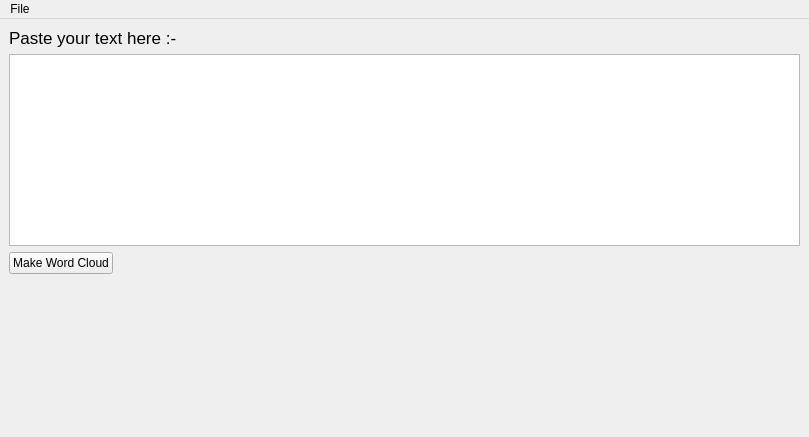
<?xml version="1.0" encoding="UTF-8"?>
<ui version="4.0">
 <class>MainWindow</class>
 <widget class="QMainWindow" name="MainWindow">
  <property name="geometry">
   <rect>
    <x>0</x>
    <y>0</y>
    <width>809</width>
    <height>437</height>
   </rect>
  </property>
  <property name="windowTitle">
   <string>WordCloudGenerator</string>
  </property>
  <property name="windowIcon">
   <iconset resource="Icons.qrc">
    <normaloff>:/wordcloud/wc.png</normaloff>:/wordcloud/wc.png</iconset>
  </property>
  <widget class="QWidget" name="centralwidget">
   <layout class="QGridLayout" name="gridLayout">
    <item row="1" column="0">
     <widget class="MplWidget" name="mpl" native="true">
      <property name="sizePolicy">
       <sizepolicy hsizetype="Expanding" vsizetype="Expanding">
        <horstretch>0</horstretch>
        <verstretch>0</verstretch>
       </sizepolicy>
      </property>
     </widget>
    </item>
    <item row="0" column="0">
     <layout class="QVBoxLayout" name="verticalLayout">
      <item>
       <widget class="QLabel" name="label">
        <property name="font">
         <font>
          <pointsize>13</pointsize>
         </font>
        </property>
        <property name="text">
         <string>Paste your text here :-</string>
        </property>
       </widget>
      </item>
      <item>
       <widget class="QPlainTextEdit" name="textInput">
        <property name="maximumSize">
         <size>
          <width>1000</width>
          <height>400</height>
         </size>
        </property>
        <property name="layoutDirection">
         <enum>Qt::LeftToRight</enum>
        </property>
       </widget>
      </item>
      <item>
       <widget class="QPushButton" name="makeCloud">
        <property name="sizePolicy">
         <sizepolicy hsizetype="Fixed" vsizetype="Fixed">
          <horstretch>0</horstretch>
          <verstretch>0</verstretch>
         </sizepolicy>
        </property>
        <property name="layoutDirection">
         <enum>Qt::LeftToRight</enum>
        </property>
        <property name="text">
         <string>Make Word Cloud</string>
        </property>
       </widget>
      </item>
     </layout>
    </item>
   </layout>
  </widget>
  <widget class="QMenuBar" name="menubar">
   <property name="geometry">
    <rect>
     <x>0</x>
     <y>0</y>
     <width>809</width>
     <height>21</height>
    </rect>
   </property>
   <widget class="QMenu" name="menuFile">
    <property name="title">
     <string>File</string>
    </property>
    <addaction name="actionOpen"/>
    <addaction name="actionExit"/>
   </widget>
   <addaction name="menuFile"/>
  </widget>
  <action name="actionOpen">
   <property name="text">
    <string>Open</string>
   </property>
  </action>
  <action name="actionExit">
   <property name="text">
    <string>Exit</string>
   </property>
  </action>
 </widget>
 <customwidgets>
  <customwidget>
   <class>MplWidget</class>
   <extends>QWidget</extends>
   <header>mplwidget</header>
   <container>1</container>
  </customwidget>
 </customwidgets>
 <resources>
  <include location="Icons.qrc"/>
 </resources>
 <connections/>
</ui>
